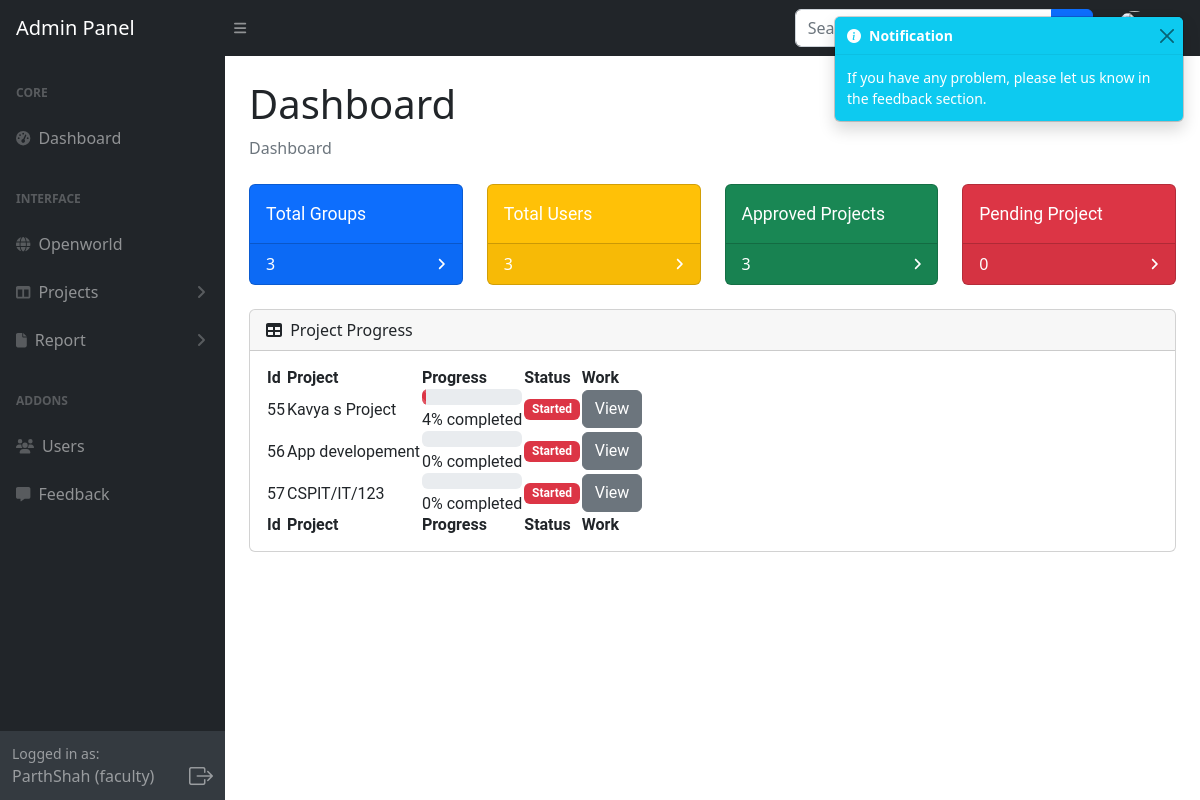
Screenshot of /Admin/includes/dashboard.php (signed in) with the database file from the repository.
### tables this page shows
CREATE TABLE `faculty` (
  `id` int(20) NOT NULL,
  `Name` varchar(20) NOT NULL,
  `Email` varchar(40) NOT NULL,
  `Password` varchar(255) NOT NULL
);

CREATE TABLE `projects` (
  `id` int(100) NOT NULL,
  `project_name` text DEFAULT NULL,
  `Description` text NOT NULL,
  `start_date` date DEFAULT current_timestamp(),
  `end_date` date DEFAULT '2023-09-05',
  `member_count` int(11) DEFAULT NULL,
  `f_id` int(100) NOT NULL,
  `open_project_id` int(20) NOT NULL DEFAULT 0,
  `status` int(11) NOT NULL DEFAULT 0
);

### Admin/includes/dashboard.php (the view, shortened to what this page needs)
<?php include_once "sidebar.php" ?>
<?php include "dbconnect.php" ?>
<link rel="stylesheet" href="https://cdn.jsdelivr.net/npm/bootstrap-icons@1.7.2/font/bootstrap-icons.css">
<div id="layoutSidenav_content">
    <main>
        <div class="container-fluid px-4">
            <h1 class="mt-4">Dashboard</h1>
            <ol class="breadcrumb mb-4">
                <li class="breadcrumb-item active">Dashboard</li>
            </ol>
            <div class="row">
                <?php
                $sessionId = $_SESSION['user_id'];
                $query = "SELECT COUNT(id) AS totalGroups FROM projects WHERE f_id = $sessionId";
                $result = mysqli_query($connection, $query);
                $row = mysqli_fetch_assoc($result);
                $totalGroups = $row['totalGroups'];
                ?>
                <div class="col-xl-3 col-md-6">
                    <div class="card bg-primary text-white mb-4">
                        <div class="card-body">Total Groups</div>
                        <a href="list_projects.php" style="text-decoration: none; color: inherit;">
                            <div
                                class="card-footer d-flex align-items-center justify-content-between sb-card-hover-blue">
                                <?php echo $totalGroups; ?>
                                <div class="small text-white"><i class="fas fa-angle-right"></i></div>
                            </div>
                    </div>
                </div>
                <?php
                $projectQuery = "SELECT id FROM projects WHERE f_id = $sessionId";
                $projectResult = mysqli_query($connection, $projectQuery);
                $totalMembers = 0;
                while ($row = mysqli_fetch_assoc($projectResult)) {
                    $projectId = $row['id'];
                    $memberQuery = "SELECT COUNT(member_id) AS totalMembers FROM members WHERE project_id = $projectId";
                    $memberResult = mysqli_query($connection, $memberQuery);
                    $memberRow = mysqli_fetch_assoc($memberResult);
                    $totalMembers += $memberRow['totalMembers'];
                }
                ?>
                <div class="col-xl-3 col-md-6">
                    <div class="card bg-warning text-white mb-4">
                        <div class="card-body">Total Users</div>
                        <a href="users.php" style="text-decoration: none; color: inherit;">
                            <div
                                class="card-footer d-flex align-items-center justify-content-between sb-card-hover-yellow">
                                <?php echo $totalMembers; ?>
                                <div class="small text-white"><i class="fas fa-angle-right"></i></div>
                            </div>
                    </div>
                </div>
                <div class="col-xl-3 col-md-6">
                    <div class="card bg-success text-white mb-4">
                        <div class="card-body">Approved Projects</div>
                        <a href="list_projects.php" style="text-decoration: none; color: inherit;">
                            <div
                                class="card-footer d-flex align-items-center justify-content-between sb-card-hover-green">
                                <?php
                                $query = "SELECT COUNT(*) FROM projects WHERE status = 1 AND f_id = '$sessionId'";
                                $result = mysqli_query($connection, $query);
                                $row = mysqli_fetch_row($result);
                                $count = $row[0];
                                echo $count;
                                ?>
                                <div class="small text-white"><i class="fas fa-angle-right"></i></div>
                            </div>
                        </a>
                    </div>
                </div>
                <div class="col-xl-3 col-md-6">
                    <div class="card bg-danger text-white mb-4">
                        <div class="card-body">Pending Project</div>
                        <a href="list_projects.php" style="text-decoration: none; color: inherit;">
                            <div
                                class="card-footer d-flex align-items-center justify-content-between sb-card-hover-red">
                                <?php
                                $query = "SELECT COUNT(*) FROM projects WHERE status = 2 AND f_id = '$sessionId'";
                                $result = mysqli_query($connection, $query);
                                $row = mysqli_fetch_row($result);
                                $count = $row[0];
                                echo $count;
                                ?>
                                <div class="small text-white"><i class="fas fa-angle-right"></i></div>
                            </div>
                        </a>
                    </div>
                </div>
            </div>
            <div class="card mb-4">
                <div class="card-header">
                    <i class="fas fa-table me-1"></i>
                    Project Progress
                </div>
                <div class="card-body">
                    <table id="datatablesSimple">
                        <thead>
                            <tr>
                                <th>Id</th>
                                <th>Project</th>
                                <th>Progress</th>
                                <th>Status</th>
                                <th>Work</th>
                            </tr>
                        </thead>
                        <tfoot>
                            <tr>
                                <th>Id</th>
                                <th>Project</th>
                                <th>Progress</th>
                                <th>Status</th>
                                <th>Work</th>
                            </tr>
                        </tfoot>
                        <tbody>
                            <?php
                            $query = "SELECT id, project_name, start_date, end_date FROM projects WHERE f_id = '$sessionId' AND status = 1";
                            $result = mysqli_query($connection, $query);
                            while ($row = mysqli_fetch_assoc($result)) {
                                $projectId = $row['id'];
                                $projectName = $row['project_name'];
                                $startDate = $row['start_date'];
                                $endDate = $row['end_date'];
                                $startDateObj = new DateTime($startDate);
                                $endDateObj = new DateTime($endDate);
                                $interval = $startDateObj->diff($endDateObj);
                                $totalDays = $interval->days;
                                $countQuery = "SELECT COUNT(*) AS completed_rows FROM weekly WHERE project_id = $projectId AND status = 1";
                                $countResult = mysqli_query($connection, $countQuery);
                                $countRow = mysqli_fetch_assoc($countResult);
                                $completedRows = $countRow['completed_rows'];
                                if ($totalDays < 7) {
                                    $progressPercentage = ($completedRows / $totalDays) * 100;
                                } else {
                                    $totalWeeks = ceil($totalDays / 7);
                                    $progressPercentage = ($completedRows / $totalWeeks) * 100;
                                }
                                $progressPercentage = min($progressPercentage, 100);
                                $progressPercentage = round($progressPercentage);
                                $progressColor = '';
                                if ($progressPercentage <= 10) {
                                    $progressColor = 'bg-danger';
                                } else if ($progressPercentage <= 25) {
                                    $progressColor = 'bg-warning';
                                } else if ($progressPercentage <= 50) {
                                    $progressColor = 'bg-info';
                                } else {
                                    $progressColor = 'bg-success';
                                }
                                $statusBadge = '';
                                if ($progressPercentage <= 25) {
                                    $statusBadge = '<span class="badge bg-danger">Started</span>';
                                } else if ($progressPercentage >= 100) {
                                    $statusBadge = '<span class="badge bg-success">Completed</span>';
                                } else {
                                    $statusBadge = '<span class="badge bg-info">In Progress</span>';
                                }
                                echo "<tr>
                                        <td>$projectId</td>
                                        <td>$projectName</td>
                                        <td>
                                            <div class='progress' style='margin-bottom: 0;'>
                                                <div id='progress-bar-$projectId' class='progress-bar progress-bar-striped progress-bar-animated $progressColor' role='progressbar' aria-valuemin='0' aria-valuemax='100' style='width: $progressPercentage%; display: inline-block;'></div>
                                            </div>
                                            <span id='progress-text-$projectId' style='display: inline-block; margin-top: 5px;'>$progressPercentage% completed</span>
                                        </td>
                                        <td>
                                            $statusBadge
                                        </td>
                                        <td>
                                        <a href='weekly.php?groupId=$projectId' class='btn btn-secondary'>View</a>
                                        </td>
                                    </tr>";
                            }
                            ?>
                        </tbody>
                    </table>
                </div>
            </div>
        </div>
    </main>
</div>
<div id="toast-container" class="position-fixed top-0 end-0 p-3" style="z-index: 9999;"></div>
<div id="toast-container1" class="position-fixed top-0 end-0 p-3" style="z-index: 9999;"></div>

### Admin/includes/sidebar.php (shortened to what this page needs)
<?php include "dbconnect.php" ?>
<!DOCTYPE html>
<html lang="en">
<head>
  <link href="https://cdn.jsdelivr.net/npm/simple-datatables@7.1.2/dist/style.min.css" rel="stylesheet" />
  <link href="../assets/css/style.css" rel="stylesheet" />
</head>
<body class="sb-nav-fixed">
  <nav class="sb-topnav navbar navbar-expand navbar-dark bg-dark">
    <a class="navbar-brand ps-3" href="dashboard.php">Admin Panel</a>
    <button class="btn btn-link btn-sm order-1 order-lg-0 me-4 me-lg-0" id="sidebarToggle" href="#!"><i
        class="fas fa-bars"></i></button>
    <form class="d-none d-md-inline-block form-inline ms-auto me-0 me-md-3 my-2 my-md-0">
      <div class="input-group">
        <button class="btn btn-primary" type="button"><i class="fas fa-search"></i></button>
      </div>
    </form>
    <ul class="navbar-nav ms-auto ms-md-0 me-3 me-lg-4 ml-auto">
      <li class="nav-item dropdown">
        <a class="nav-link dropdown-toggle" id="navbarDropdown" role="button" data-bs-toggle="dropdown"
          aria-expanded="false">
        </a>
      </li>
    </ul>
  </nav>
  <div id="layoutSidenav">
    <div id="layoutSidenav_nav">
      <nav class="sb-sidenav accordion sb-sidenav-dark" id="sidenavAccordion">
        <div class="sb-sidenav-menu">
          <div class="nav">
            <div class="sb-sidenav-menu-heading">Core</div>
            <a class="nav-link" href="dashboard.php">
              <div class="sb-nav-link-icon"><i class="fas fa-tachometer-alt"></i></div>
              Dashboard
            </a>
            <div class="sb-sidenav-menu-heading">Interface</div>
            <a class="nav-link" href="openworld.php">
              <div class="sb-nav-link-icon"><i class="fas fa-globe"></i></div>
              Openworld
            </a>
            <a class="nav-link collapsed" href="#" data-bs-toggle="collapse" data-bs-target="#collapseLayouts"
              aria-expanded="false" aria-controls="collapseLayouts">
              <div class="sb-nav-link-icon"><i class="fas fa-columns"></i></div>
              Projects
              <div class="sb-sidenav-collapse-arrow"><i class="fas fa-angle-down"></i></div>
            </a>
            <a class="nav-link collapsed" href="#" data-bs-toggle="collapse" data-bs-target="#collapsePages"
              aria-expanded="false" aria-controls="collapsePages">
              <div class="sb-nav-link-icon"><i class="fas fa-file"></i></div>
              Report
              <div class="sb-sidenav-collapse-arrow"><i class="fas fa-angle-down"></i></div>
            </a>
            <?php
            $sessionId = $_SESSION['user_id'];
            ?>
            <div class="sb-sidenav-menu-heading">Addons</div>
            <a class="nav-link" id="user-link" href="users.php?user_id=<?php echo $sessionId; ?>">
              <div class="sb-nav-link-icon"><i class="fas fa-users"></i></div>
              Users
            </a>
            <?php
            $current_page = basename($_SERVER['PHP_SELF']);
            if ($current_page === 'dashboard.php') {
              ?>
              <a class="nav-link" id="user-link" href="#" data-toggle="modal" data-target="#feedbackModal">
                <div class="sb-nav-link-icon"><i class="fas fa-message"></i></div>
                Feedback
              </a>
              <?php
            }
            ?>
          </div>
        </div>
        <?php
        $userQuery = "SELECT Name FROM faculty WHERE id = $sessionId";
        $userResult = mysqli_query($connection, $userQuery);
        $userRow = mysqli_fetch_assoc($userResult);
        $username = $userRow['Name'];
        ?>
        <div class="sb-sidenav-footer">
          <div class="small">Logged in as:</div>
          <div class="d-flex justify-content-between align-items-center">
            <div>
              <?php echo $username; ?> (faculty)
            </div>
            <div>
              <a href="logout.php" class="logout-icon" style="color: rgba(255, 255, 255, 0.5);">
                <i class="bi bi-box-arrow-right fs-4 logout-icon-hover" style="font-size: 24px;"></i>
              </a>
            </div>
          </div>
        </div>
      </nav>
    </div>
</body>
</html>

### Admin/includes/sidebar.php (style rules this page uses)
.sb-nav-fixed #layoutSidenav #layoutSidenav_nav .sb-sidenav .sb-sidenav-menu { overflow-y: scroll; }
.logout-icon-hover { color: rgba(255, 255, 255, 0.5); transition: color 0.3s ease; }

### rows the page displays
faculty: Name "ParthShah"
projects: id "55", project_name "Kavya s Project", progressPercentage "4", start_date "Started"
projects: id "56", project_name "App developement", progressPercentage "0", start_date "Started"
projects: id "57", project_name "CSPIT/IT/123", progressPercentage "0", start_date "Started"

### other values shown
$totalGroups "3"
$totalMembers "3"
$count "3"
$count "0"
